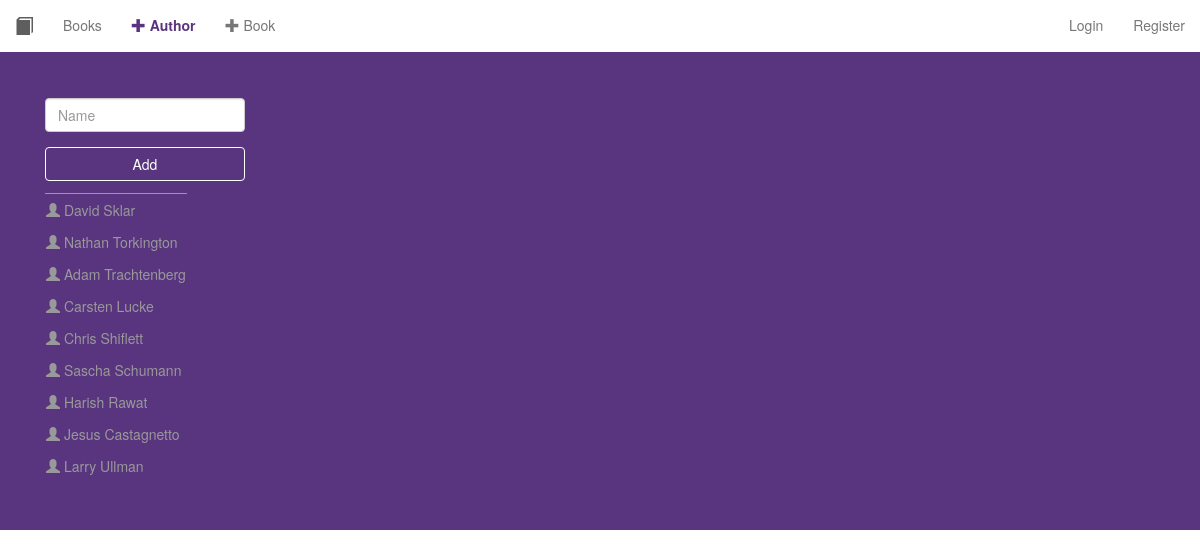
Page /add_author_form.php on the committed database.
### tables this page shows
CREATE TABLE IF NOT EXISTS `authors` (
  `author_id` int(11) NOT NULL AUTO_INCREMENT,
  `author_name` varchar(250) NOT NULL,
  PRIMARY KEY (`author_id`)
);

### Author.php (the view, shortened to what this page needs)
<?php
class Author {
    public static function printAllAuthors() {
        $link = DbConnection::dbConnect();
        $result = $link->query('SELECT author_name FROM authors');
        while ($row = $result->fetch_assoc()) {
            echo '<tr><td><a href="books_by.php?id=' . $row['author_name'] . '" style="color:#999999"><span class="glyphicon glyphicon-user"></span> ' . $row['author_name'] . '</a></td></tr>';
        }
    }
}
?>

### rows in the picture
authors: author_name "David Sklar"
authors: author_name "Nathan Torkington"
authors: author_name "Adam Trachtenberg"
authors: author_name "Carsten Lucke"
authors: author_name "Chris Shiflett"
authors: author_name "Sascha Schumann"
authors: author_name "Harish Rawat"
authors: author_name "Jesus Castagnetto"
authors: author_name "Larry Ullman"
